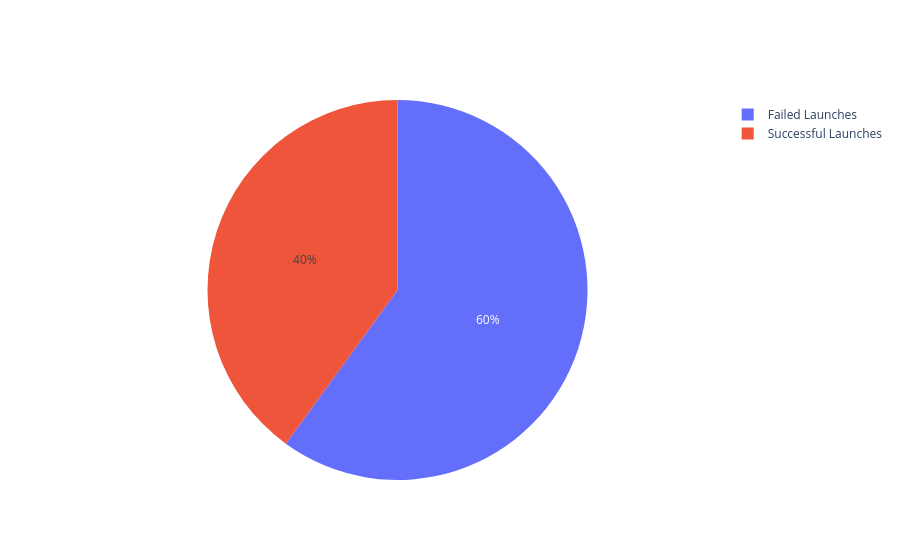

Here is the notebook cell this chart was saved with:
### Code cell
# Testing whether this diplays a required pie chart for each Launch Site
import plotly.graph_objects as go
import plotly.express as px

entered_site = str(input())
success_rate = sites_new.loc[entered_site, 'class']
print(success_rate, type(success_rate))
labels = ['Successful Launches', 'Failed Launches']
values = [success_rate, 1 - success_rate]

fig = go.Figure(data=[go.Pie(labels=labels, values=values)])
fig.show()

### Figure 1 — Plotly figure (JSON) as saved in the notebook; plotly's stock layout.template omitted (floating-point values rounded to 4 significant figures)
{"data": [{"labels": ["Successful Launches", "Failed Launches"], "type": "pie", "values": [0.4, 0.6]}], "layout": {}}
